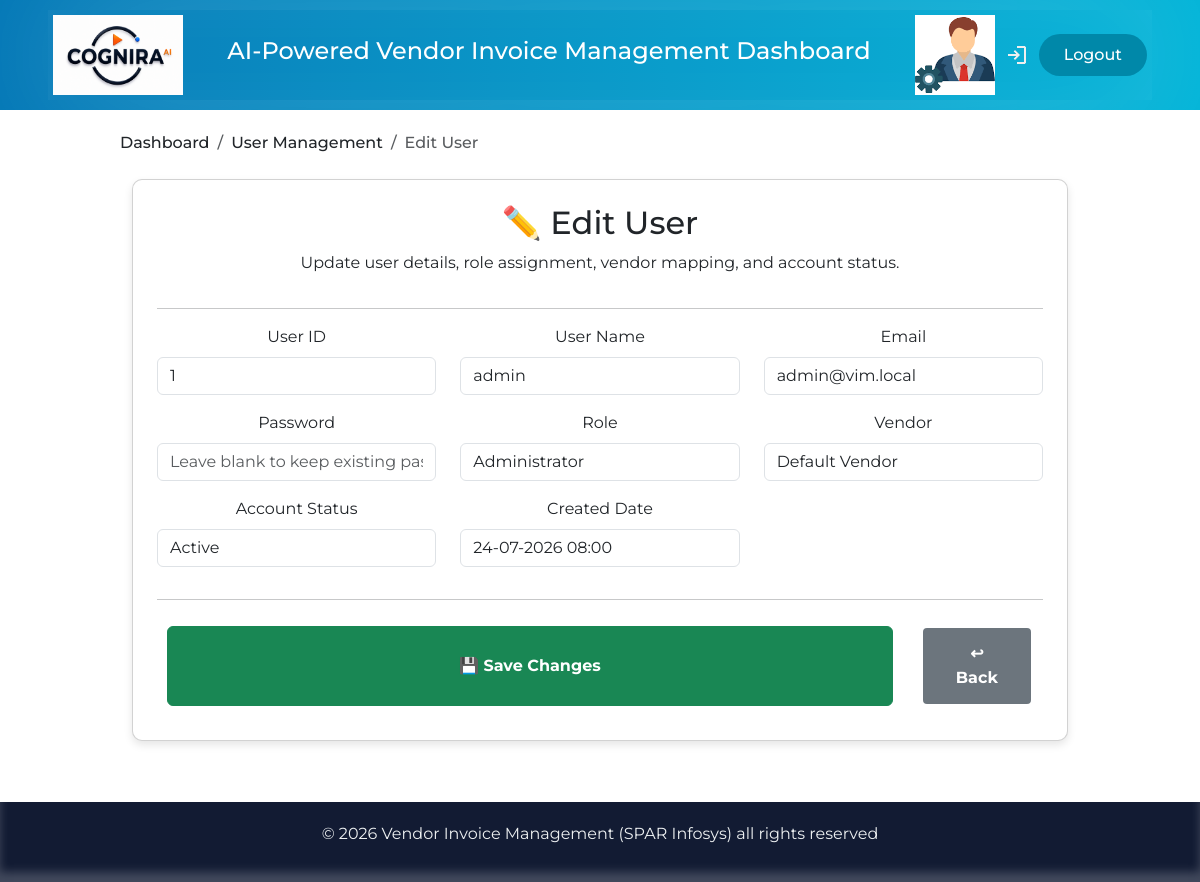
/admin/users/edit/1 (signed in), run on the app's committed database.
### vim_database/models.py (models this page shows, shortened)
class User(db.Model):
    __tablename__ = "user"
    UserID = db.Column(db.Integer, primary_key=True)
    Username = db.Column(db.String(100), nullable=False)
    PasswordHash = db.Column(db.String(255), nullable=False)
    Email = db.Column(db.String(100), nullable=False)
    Role = db.Column(db.String(50), nullable=False)
    VendorID = db.Column(
        db.Integer,
        db.ForeignKey("vendor.VendorID"),
        nullable=False
    )
    IsActive = db.Column(db.Boolean, nullable=False)
    CreatedDate = db.Column(db.DateTime, default=datetime.utcnow)
    vendor = db.relationship("Vendor", back_populates="users")
    approvals = db.relationship("Approval", back_populates="user", lazy=True)

class Vendor(db.Model):
    __tablename__ = "vendor"
    VendorID = db.Column(db.Integer, primary_key=True)
    VendorName = db.Column(db.String(100), nullable=False)
    GSTNumber = db.Column(db.String(50), nullable=False)
    Address = db.Column(db.String(255))
    Email = db.Column(db.String(100), nullable=False)
    PhoneNumber = db.Column(db.String(20))
    Status = db.Column(db.Integer, nullable=False)
    users = db.relationship("User", back_populates="vendor", lazy=True)
    purchase_orders = db.relationship("PurchaseOrder", back_populates="vendor", lazy=True)
    invoices = db.relationship("Invoice", back_populates="vendor", lazy=True)

### vim/vim_controller.py (the view, shortened to what this page needs)
    @app.route(
        '/admin/users/edit/<int:user_id>',
        methods=['GET','POST']
    )
    @admin_required
    def admin_edit_user(user_id):
        user = User.query.get_or_404(user_id)
        vendors = Vendor.query.all()
        return render_template(
            'vim_admin_user_edit.html',
            user=user,
            vendors=vendors
        )

### templates/vim_admin_user_edit.html (shortened to what this page needs)
{% extends 'admin_base.html' %}
{% block content %}
<nav aria-label="breadcrumb" class="mb-3">
    <ol class="breadcrumb">
        <li class="breadcrumb-item">
            <a href="/admin">Dashboard</a>
        </li>
        <li class="breadcrumb-item">
            <a href="/admin/users">User Management</a>
        </li>
        <li class="breadcrumb-item active">
            Edit User
        </li>
    </ol>
</nav>
<div class="container-fluid mt-4">
    <div class="card p-4">
        <h2>✏️ Edit User</h2>
        <p>Update user details, role assignment, vendor mapping, and account status.</p>
        <hr>
        <form method="POST">
            <div class="row">
                <div class="col-md-4 mb-3">
                    <label class="form-label">
                        User ID
                    </label>
                    <input type="text"
                           class="form-control"
                           value="{{ user.UserID }}"
                           readonly>
                </div>
                <div class="col-md-4 mb-3">
                    <label class="form-label">
                        User Name
                    </label>
                    <input type="text"
                           name="username"
                           class="form-control"
                           value="{{ user.Username }}"
                           required>
                </div>
                <div class="col-md-4 mb-3">
                    <label class="form-label">
                        Email
                    </label>
                    <input type="email"
                           name="email"
                           class="form-control"
                           value="{{ user.Email }}"
                           required>
                </div>
                <div class="col-md-4 mb-3">
                    <label class="form-label">
                        Password
                    </label>
                    <input type="password"
                           name="password"
                           class="form-control"
                           placeholder="Leave blank to keep existing password">
                </div>
                <div class="col-md-4 mb-3">
                    <label class="form-label">
                        Role
                    </label>
                    <select name="role"
                            class="form-control">
                        <option value="admin"
                            {% if user.Role == 'admin' %}selected{% endif %}>
                            Administrator
                        </option>
                    </select>
                </div>
                <div class="col-md-4 mb-3">
                    <label class="form-label">
                        Vendor
                    </label>
                    <select name="vendor_id"
                            class="form-control">
                        {% for vendor in vendors %}
                        <option value="{{ vendor.VendorID }}"
                            {% if vendor.VendorID == user.VendorID %}
                                selected
                            {% endif %}
                        >
                            {{ vendor.VendorName }}
                        </option>
                        {% endfor %}
                    </select>
                </div>
                <div class="col-md-4 mb-3">
                    <label class="form-label">
                        Account Status
                    </label>
                    <select name="is_active"
                            class="form-control">
                        <option value="1"
                            {% if user.IsActive %}
                                selected
                            {% endif %}
                        >
                            Active
                        </option>
                    </select>
                </div>
                <div class="col-md-4 mb-3">
                    <label class="form-label">
                        Created Date
                    </label>
                    <input type="text"
                           class="form-control"
                           value="{{ user.CreatedDate.strftime('%d-%m-%Y %H:%M') if user.CreatedDate else '' }}"
                           readonly>
                </div>
            </div>
            <hr>
            <div class="d-flex gap-2">
                <button type="submit"
                        class="btn btn-success">
                    💾 Save Changes
                </button>
                <a href="/admin/users"
                   class="btn btn-secondary">
                    ↩ Back
                </a>
            </div>
        </form>
    </div>
</div>
{% endblock %}

### static/style.css (style rules this page uses)
* { box-sizing: border-box; margin: 0; padding: 0; font-family: "Montserrat",sans-serif; }
li,a,button { font-weight: 500; font-size: 16px; color: inherit; text-decoration: none; }
.btn { display:inline-block; padding:14px 30px; margin:10px; border-radius:6px; text-decoration:none; font-weight:bold; transition:0.3s; }
.btn-secondary { border:2px solid white; color:white; }
.card { background:white; padding:30px; border-radius:10px; box-shadow:0 3px 10px rgba(0,0,0,0.1); }
.card p { line-height:1.6; }

### templates/admin_base.html (style rules this page uses)
input[type="file"], button { width: 100%; margin: 10px 0; padding: 10px; }
.card { border-radius: 40px; box-shadow: 0 2px 10px rgba(0,0,0,0.1); }
.card { background: white; border-radius: 10px; padding: 20px; text-align: center; box-shadow: 0 4px 8px rgba(0,0,0,0.1); transition: 0.3s; }

### data on the page
User: UserID "1", username "admin", email "admin@vim.local", role "Administrator", vendor_id "Default Vendor", is_active "Active", CreatedDate "24-07-2026 08:00"
